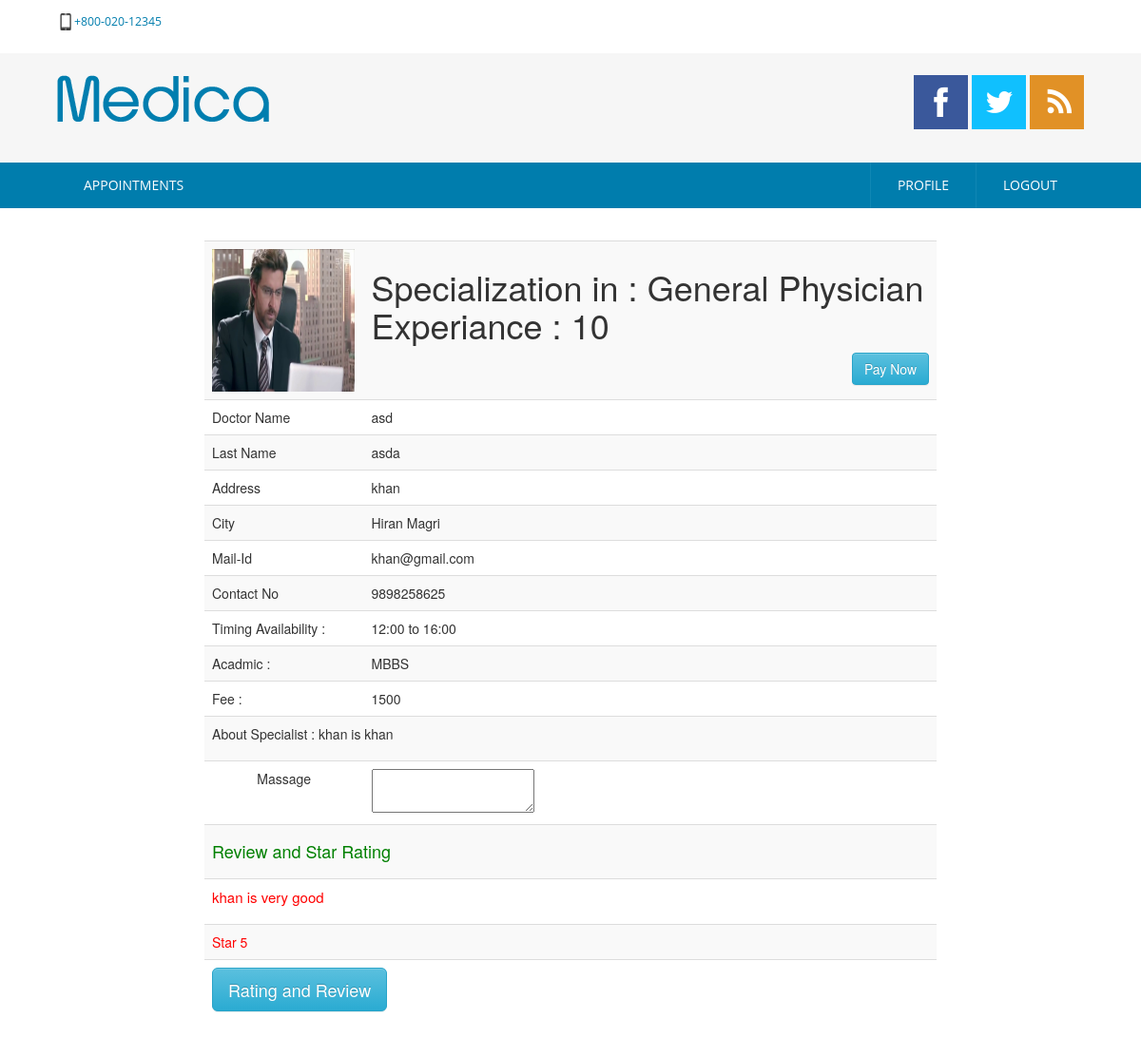
The app's page /book_app.php?dr_id=7 with its own data.
### tables this page shows
CREATE TABLE IF NOT EXISTS `doctor` (
  `dr_id` int(10) NOT NULL AUTO_INCREMENT,
  `first_name` varchar(100) NOT NULL,
  `last_name` varchar(100) NOT NULL,
  `user_name` varchar(100) NOT NULL,
  `password` varchar(100) NOT NULL,
  `contact` varchar(100) NOT NULL,
  `email` varchar(100) NOT NULL,
  `address` varchar(100) NOT NULL,
  `specialization` varchar(100) NOT NULL,
  `experience` varchar(100) NOT NULL,
  `city` varchar(100) NOT NULL,
  `type` varchar(100) NOT NULL,
  `academic` varchar(100) NOT NULL,
  `photo` varchar(200) NOT NULL,
  `timing` varchar(50) NOT NULL,
  `fee` varchar(100) NOT NULL,
  `description_detail` text NOT NULL,
  `status` int(10) NOT NULL DEFAULT '0',
  `rating` int(11) NOT NULL,
  PRIMARY KEY (`dr_id`)
);

CREATE TABLE IF NOT EXISTS `tbl_rating` (
  `id` int(11) NOT NULL AUTO_INCREMENT,
  `rate` int(11) DEFAULT NULL,
  `user_id` varchar(100) DEFAULT NULL,
  `dr_id` int(11) NOT NULL,
  `review` varchar(250) NOT NULL,
  PRIMARY KEY (`id`)
);

### book_app.php (the view, shortened to what this page needs)
<?php session_start();
include 'opendb.php';
?>
<!DOCTYPE HTML>
<html>
	<head>
		<link href="css/style.css" rel="stylesheet" type="text/css"  media="all" />
		<link href="css/css?family=Open+Sans" rel="stylesheet" type='text/css'>
		<link rel="stylesheet" href="css/responsiveslides.css">
        <link rel="stylesheet" href="css/bootstrap.css">
        <link rel="stylesheet" href="css/bootstrap-theme.css">
	</head>
	<body>
			<div class="header">
					<div class="top-header">
						<div class="wrap">
						<div class="top-header-left">
							<p>+800-020-12345</p>
						</div>
					</div>
				</div>
					<div class="main-header">
						<div class="wrap">
							<div class="logo">
								<a href="index.php"><img src="images/logo.png" title="logo" /></a>
							</div>
							<div class="social-links">
								<ul>
									<li><a href="#"><img src="images/facebook.png" title="facebook" /></a></li>
									<li><a href="#"><img src="images/twitter.png" title="twitter" /></a></li>
									<li><a href="#"><img src="images/feed.png" title="Rss" /></a></li>
								</ul>
							</div>
						</div>
					</div>
					<div class="top-nav">
						<div class="wrap">
							<?php include("menus.php"); ?>
						</div>
					</div>
			</div>
			<div class="content">
				<div class="content-top-grids">
					<div class="col-lg-offset-2 col-lg-8">
                    	<table class="table table-striped">
							<form method="post">
                            <?php
							$query = "SELECT * FROM doctor where dr_id='".$_SESSION["D"]."'";
								$result = $conn->query($query);
								if ($result->num_rows > 0) {
									while($row=$result->fetch_assoc()) {
										?>
									<tr>
<td align="left"><img src="photo/<?php echo $row["photo"];?>" height="150" width="150"><?php if($row["status"]==1) { ?>
	<img src="images/Verified.png" height="70" width="70" />
	<?php
	}
	?></td>
<td class="text-left"><h1>Specialization in : <?php echo $row["specialization"]." <br> Experiance : ".$row["experience"];?></h1>
					<button type="button" class="btn btn-info btn-md pull-right" data-toggle="modal" data-target="#myModal">Pay Now </button>
</td>
					</tr>
					<tr><th>Doctor Name</th><td><?php echo $row["first_name"]; ?></td> </tr>
					<tr><th>Last Name</th><td><?php echo $row["last_name"]; ?></td> </tr>
					<tr><th>Address</th><td><?php echo $row["address"]; ?></td> </tr>
					<tr><th>City</th><td><?php echo $row["city"]; ?></td> </tr>
					<tr><th>Mail-Id</th><td><?php echo $row["email"]; ?></td> </tr>
					<tr><th>Contact No</th><td><?php echo $row["contact"]; ?></td> </tr>
					<tr><td>Timing Availability :</td><td><?php echo $row["timing"] ;?></td></tr>
					<tr><td>Acadmic :</td><td><?php echo $row["academic"] ;?></td></tr>
					<tr><td>Fee :</td><td><?php echo $row["fee"] ;?></td></tr>
					<tr><td colspan="2"><p>About Specialist : <?php echo $row["description_detail"] ;?></p></td></tr>
					<tr>
						<th class="text-center">Massage</th><td><textarea name="msg"></textarea></td> </tr>
					<tr>
						<td colspan="2"> <h4 style="color:green">Review and Star Rating </h4></td>
					</tr>
										<?php
 $rates="SELECT * FROM tbl_rating where dr_id='".$_GET['dr_id']."'";
				$review=$conn->query($rates);
				$count=	$review->num_rows;
while (	$rr = $review->fetch_assoc()){
    $sum += $rr['rate'];
	echo "<tr><td colspan='2'><p style='color:red;font-size:15px ;'> ".$rr['review']."</p></td></tr>";
}
$avg=$sum/$count;
	echo "<tr><td colspan='2' style='color:red'> Star ".round($avg)."</td></tr>";
$update_rating="update doctor set rating=".$avg." where dr_id='".$_GET['dr_id']."'";
mysqli_query($conn,$update_rating);
						?>
				<tr><td colspan="2"><button type="button" class="btn btn-info btn-lg " data-toggle="modal" data-target="#rev">Rating and Review</button></td></tr>
								<?php
								}
								}
									?>
                        </table>
                   </div>
				</div>
		</div>
	</body>
</html>

### css/style.css (style rules this page uses)
html,body,div,span,applet,object,iframe,h1,h2,h3,h4,h5,h6,p,blockquote,pre,a,abbr,acronym,address,big,cite,code,del,dfn,em,img,ins,kbd,q,s,samp,small,strike,strong,sub,sup,tt,var,b,u,i,dl,dt,dd,ol,nav ul,nav li,fieldset,form,label,legend,table,caption,tbody,tfoot,thead,tr,th,td,article,aside,canvas,details,embed,figure,figcaption,footer,header,hgroup,menu,nav,output,ruby,section,summary,time,mark,audio,video { margin:0;padding:0;border:0;font-size:100%;font:inherit;vertical-align:baseline; }
ol,ul { list-style:none;margin:0px;padding:0px; }
table { border-collapse:collapse;border-spacing:0; }
a { text-decoration:none; }
img { max-width:100%; }
body { background: #F6F6F6; }
.wrap { width:80%; margin:0 auto; }
.top-header { background:#FFF; padding:1em 0; }
.top-header-left { float:left; }
.top-header-left p { font-family: 'Open Sans', sans-serif; color: #007DAD; font-size: 0.875em; background: url(../images/phone.png) no-repeat; padding-left: 18px; }
.main-header { padding: 1.7em 0 1.5em 0; background: #F6F6F6; }
.logo { float:left; }
.logo img { display:block; }
.social-links { float:right; }
.social-links ul li { display:inline-block; }
.social-links img { display:block; }
.top-nav { background:#007DAD; }
.content-top-grids { padding: 1.7em 0 1.5em 0; background: #FFF; }
@media only screen and (max-width: 1280px) and (min-width: 1024px) { .wrap { width:90%; } }

### records on screen
doctor: photo (placeholder picture), specialization "General Physician", experience "10", first_name "asd", last_name "asda", address "khan", city "Hiran Magri", email "khan@gmail.com", contact "9898258625", timing "12:00 to 16:00", academic "MBBS", fee "1500", description_detail "khan is khan", avg "5"
tbl_rating: review "khan is very good"
